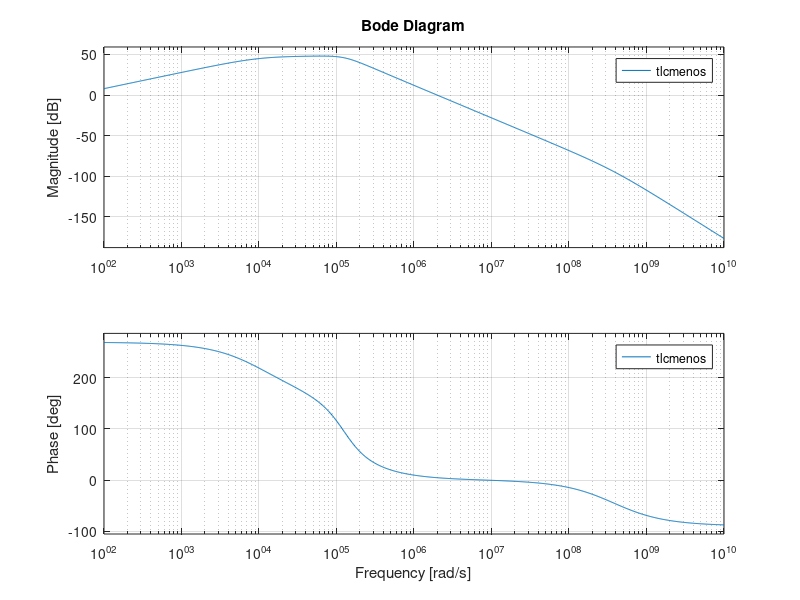

MATLAB code to generate this figure:
s = tf('s');
p1 =2 * pi * 20;           %primer polo del operacional en rads
p2 = 2* pi * 60e6;          %segundo polo del operacional en rads
Aw = 3.16227766 * 1e6 * 1 / ((1+s/p1) * (1+s/p2)) ;   %transferencia del operacional


R1 = 25e3;                      
C = 1e-6;                   %R1 y C para tau = 30 ms
R2 = 0;                 %por ahora lo considero 0

H = (1 + s*C*R2) / (1 + s*C*(R1+R2));   


R2 = 10; % calculada para polo en 16 kHz

Hcomp = (1 + s*C*R2) / (1 + s*C*(R1+R2));   

bode(Aw, 1/H, 1/Hcomp)


%%

GH = Aw*Hcomp;

margin(GH)

%%

step(GH)

%%
tlc = Aw/ ( 1+ Aw * Hcomp);

bode(tlc)

%%

step(tlc)

%%

Gmenos = -s*C*R1/(1+s*C*(R2+R1));
tlcmenos = minreal(Gmenos*tlc) * 1 / (1+s/10e3);

zpk(tlcmenos)

bode(tlcmenos)
